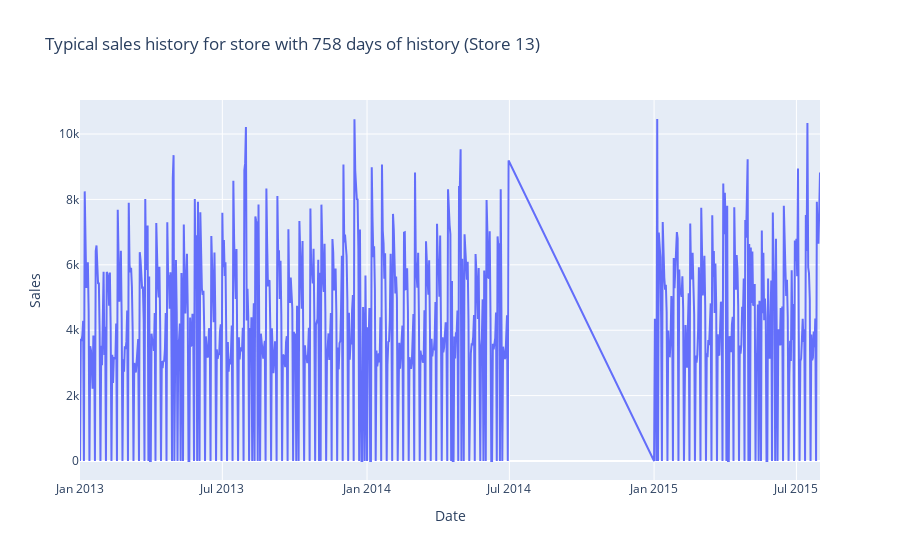

This figure's notebook cell:
### Code cell
px.line(
    low_count_stores.where(F.col("Store") == 13)
    .select(F.col("Date"), F.col("Sales").cast("int"))
    .orderBy(F.col("Date"))
    .toPandas(),
    x="Date",
    y="Sales",
    title="Typical sales history for store with 758 days of history (Store 13)",
)

### Figure 1 — Plotly figure (JSON) as saved in the notebook; plotly's stock layout.template omitted (floating-point values rounded to 4 significant figures; data arrays with more than 128 entries replaced by an {"elided": "..."} marker saying what was removed)
{"data": [{"hovertemplate": "Date=%{x}<br>Sales=%{y}<extra></extra>", "legendgroup": "", "line": {"color": "#636efa", "dash": "solid"}, "marker": {"symbol": "circle"}, "mode": "lines", "name": "", "orientation": "v", "showlegend": false, "type": "scatter", "x": {"elided": "758 str values"}, "xaxis": "x", "y": {"elided": "758 int values"}, "yaxis": "y"}], "layout": {"legend": {"tracegroupgap": 0}, "title": {"text": "Typical sales history for store with 758 days of history (Store 13)"}, "xaxis": {"anchor": "y", "domain": [0, 1], "title": {"text": "Date"}}, "yaxis": {"anchor": "x", "domain": [0, 1], "title": {"text": "Sales"}}}}
